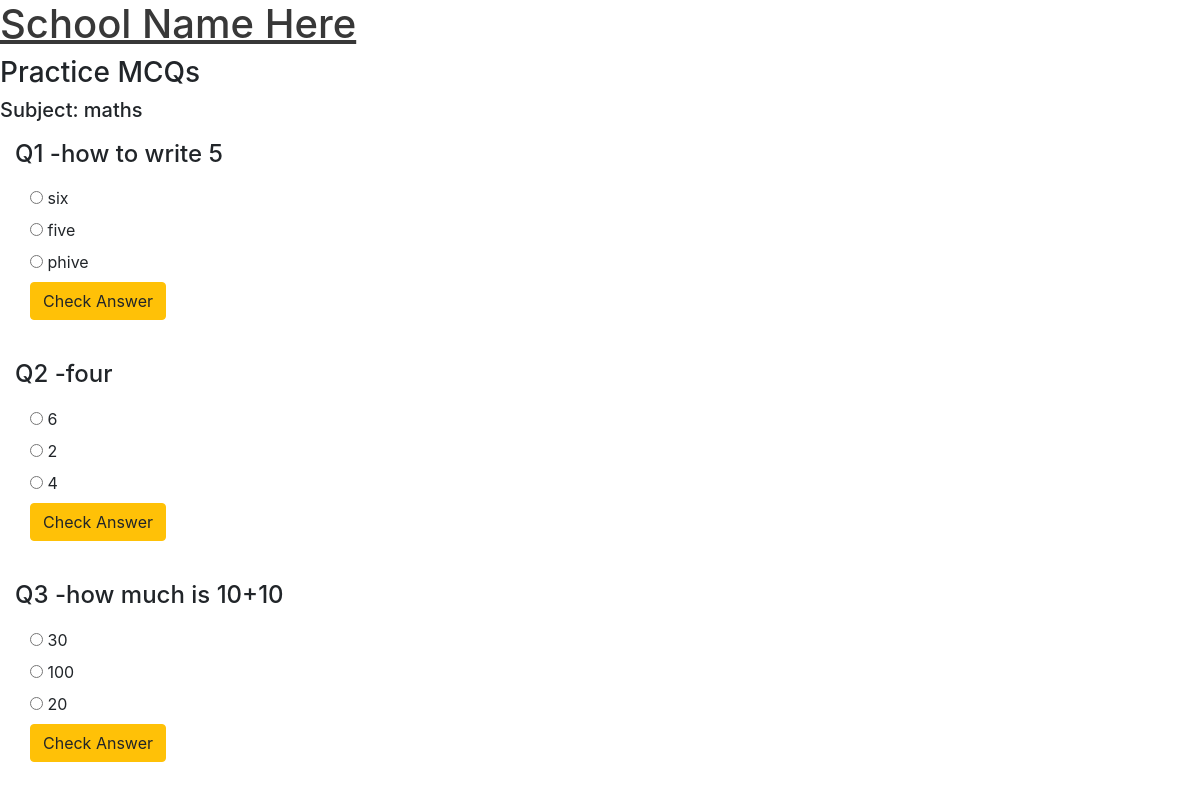
Page /assignments/5/ on the committed database.
### assignments/models.py (models this page shows, shortened)
class Assignment(models.Model):
    marks = models.IntegerField(default=0)
    subject = models.CharField(max_length=120)
    class_name = models.ForeignKey(
        Classs, on_delete=models.CASCADE, blank=True, null=True)

class Question(models.Model):
    question_text = models.CharField(max_length=500)
    answer_text = models.CharField(max_length=500)
    assignment = models.ForeignKey(Assignment, on_delete=models.CASCADE)

class Choice(models.Model):
    choice_text = models.CharField(max_length=500)
    question = models.ForeignKey(Question, on_delete=models.CASCADE)

### assignments/views.py (the view)
# urls.py: path('<pk>/', AssignmentDetailView.as_view(), name='assignment-detail'),
class AssignmentDetailView(DetailView):
    model = Assignment
    template_name = "assignment_detail.html"
    context_object_name = 'a'

### assignments/templates/assignment_detail.html (shortened to what this page needs)
{% extends "base.html" %}
{% block content %}
<h3>Practice MCQs </h3>
<h5>Subject: {{a.subject}}</h5>
{% for q in a.question_set.all  %}
<div style='padding:10px;margin:5px'>
<h4>Q{{forloop.counter}} -{{q.question_text}}</h4>
<div style='padding:10px;margin:5px'>
<form action="{% url 'assignments:vote' q.id %}" method="post">
{% for choice in q.choice_set.all %}
    <input type="radio" name="choice" id="choice{{ forloop.counter }}" value="{{ choice.id }}">
    <label for="choice{{ forloop.counter }}">{{choice.choice_text}}</label><br>
{% endfor %}
<input type="submit" value="Check Answer" class="btn btn-warning">
</form>
</div>
</div>
{% endfor %}
{% endblock content %}

### classs/templates/base.html (shortened to what this page needs)
<!doctype html>
<html lang="en">
  <head>
    <link rel="stylesheet" href="https://stackpath.bootstrapcdn.com/bootstrap/4.3.1/css/bootstrap.min.css">
  </head>
  <body>
   <h1 > <a href="{% url 'classs:class-list'  %}" style='color:#383838'>School Name Here</a></h1>
    {% block content %}
    {% endblock content %}
  </body>
</html>

### rows in the picture
Assignment: subject "maths"
Question: question_text "how to write 5"
Choice: choice_text "six"
Choice: choice_text "five"
Choice: choice_text "phive"
Question: question_text "four"
Choice: choice_text "6"
Choice: choice_text "2"
Choice: choice_text "4"
Question: question_text "how much is 10+10"
Choice: choice_text "30"
Choice: choice_text "100"
Choice: choice_text "20"
